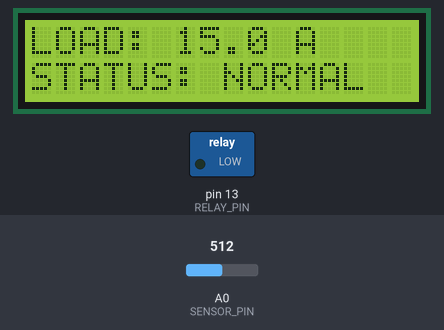
This sketch was run on a simulated Arduino Uno, built with avr-gcc and run on an emulated ATmega328P. Parts: 16×2 character LCD, switched loads named in the sketch (green lamp = pin HIGH). The inputs (shaded band) are chosen by the test bench; at power-on: A0 (SENSOR_PIN) = 512. What the sketch prints to the serial monitor is not drawn.

Above: at 3.2 s.
3.3 s: A0 (SENSOR_PIN) set to 669
At 4.9 s:
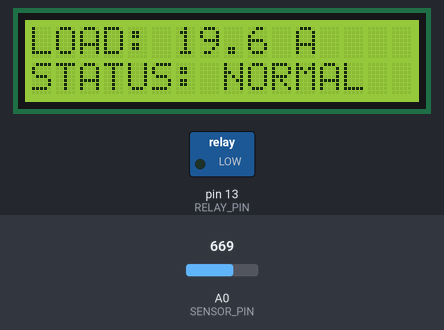
5.2 s: A0 (SENSOR_PIN) set to 693
At 6.0 s:
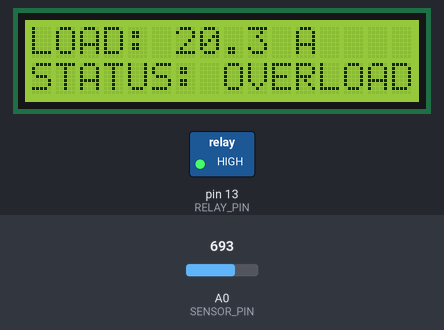
6.8 s: A0 (SENSOR_PIN) set to 511
At 8.2 s:
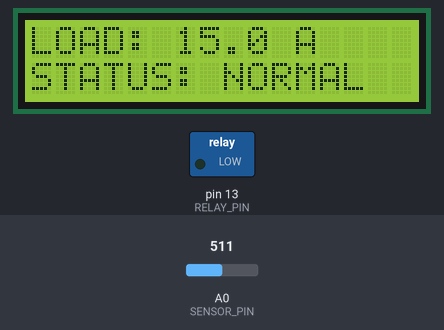
Timing chart, 0 to 9.8 s (numbered marks = the images above; inputs shaded):
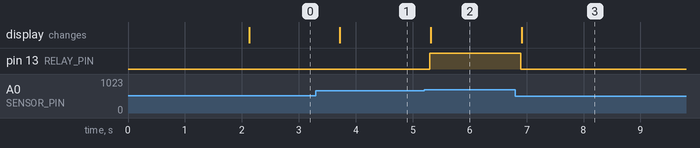

The sketch:

overload_monitor.ino
```cpp
#include <Wire.h>
#include <LiquidCrystal_I2C.h>

LiquidCrystal_I2C lcd(0x27, 16, 2);

const int SENSOR_PIN = A0;
const int RELAY_PIN = 13;
const float OVERLOAD_LIMIT = 20.0;

void setup() {
  pinMode(RELAY_PIN, OUTPUT);
  Serial.begin(9600);

  lcd.init();
  lcd.backlight();

  lcd.setCursor(0, 0);
  lcd.print("I2C LCD MONITOR");
  lcd.setCursor(0, 1);
  lcd.print("BUS READY: I2C ");
  delay(2000);
  lcd.clear();
}

void loop() {
  int rawADC = analogRead(SENSOR_PIN);
  float current = ((float)rawADC / 1023.0) * 30.0;

  lcd.setCursor(0, 0);
  lcd.print("LOAD: ");
  lcd.print(current, 1);
  lcd.print(" A    ");

  lcd.setCursor(0, 1);
  if (current >= OVERLOAD_LIMIT) {
    digitalWrite(RELAY_PIN, HIGH);
    lcd.print("STATUS: OVERLOAD");
    Serial.println("STATUS: OVERLOAD DETECTED");
  } else {
    digitalWrite(RELAY_PIN, LOW);
    lcd.print("STATUS: NORMAL  ");
    Serial.println("STATUS: NORMAL OPERATION");
  }

  delay(500);
}
```

Measured:
- the behaviour switches between 681 and 682 on A0 (SENSOR_PIN) (found by bisection; images 1 and 2)
- after the input at 3.3 s, the display: changes after 0.42 s (image 1)
- after the input at 5.2 s, pin 13 (RELAY_PIN): LOW → HIGH after 0.10 s; the display: changes after 0.12 s (image 2)
- after the input at 6.8 s, pin 13 (RELAY_PIN): HIGH → LOW after 0.10 s; the display: changes after 0.11 s (image 3)
